Frame 1 (no input): blank canvas, image omitted
Frame 60 (no input): blank canvas, image omitted
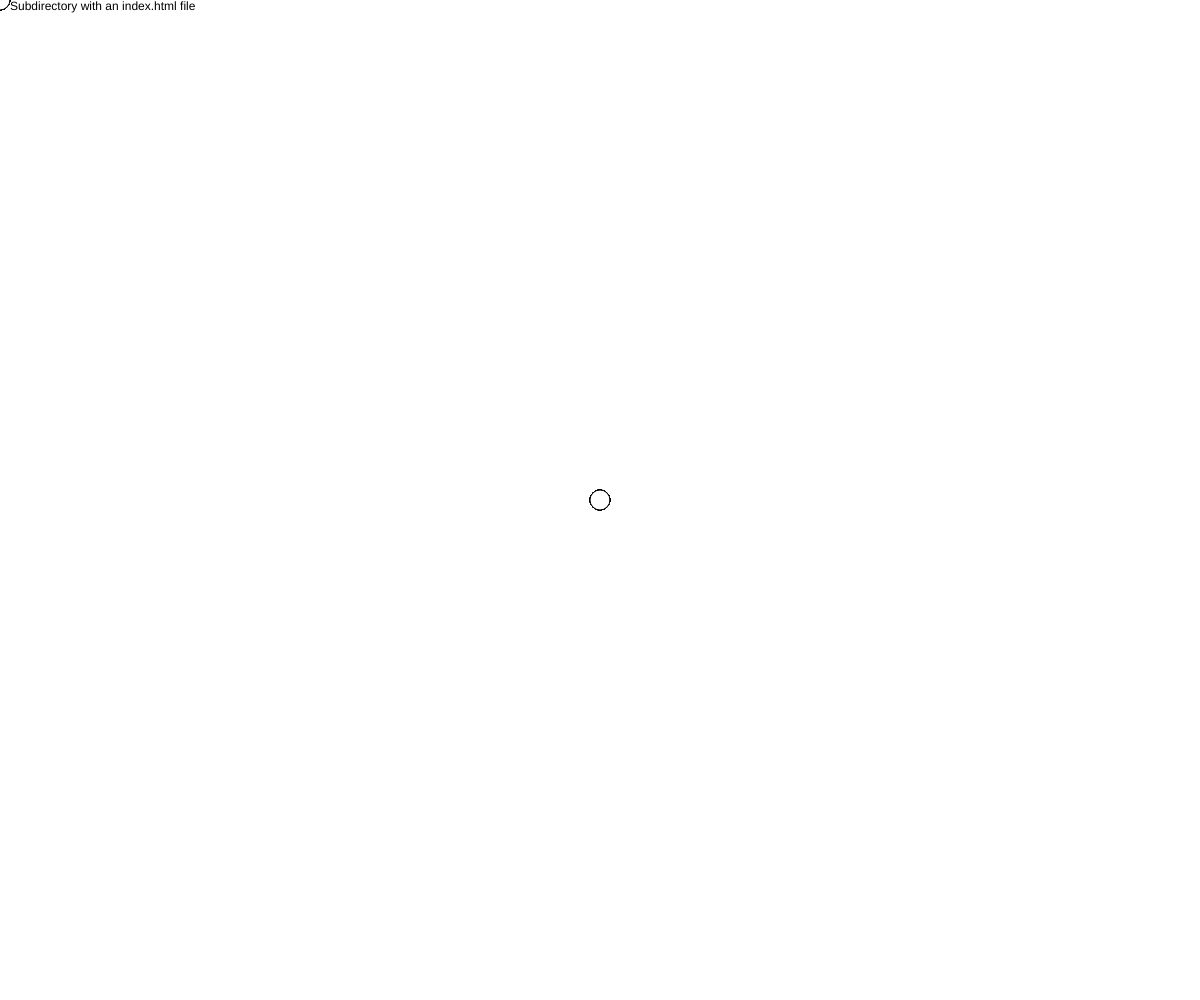
Frame 120 (the mouse pressed at the canvas centre since frame 60)

The p5.js sketch whose frames 1 and 60 were blank and that drew this single picture after the mouse press (run headless with seeded random() and noise() and a simulated clock; from frame 60 on, the mouse is pressed at the canvas centre):

// p5.js sketch
// ── sketch.js
function setup() {
    createCanvas(windowWidth, windowHeight);
    text('Subdirectory with an index.html file', 10, 10);
}

function draw() {
    circle(mouseX, mouseY, 20);
}
